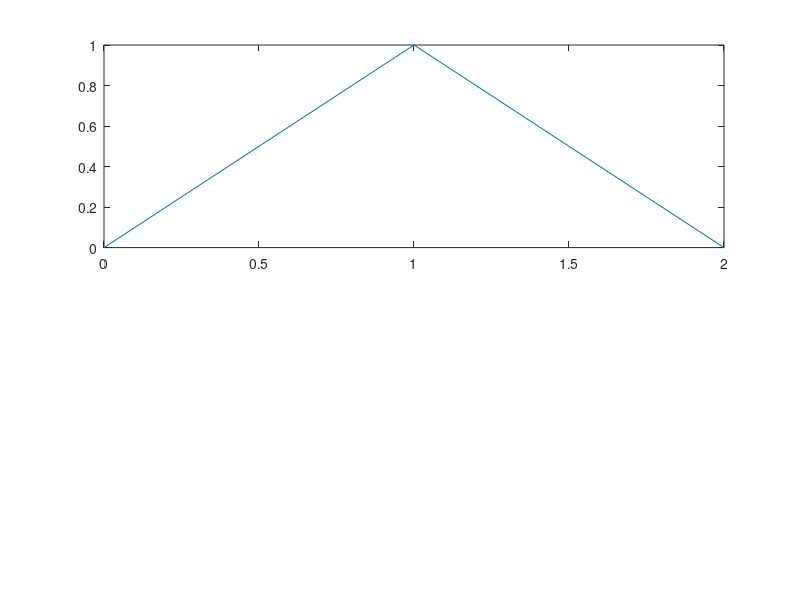

MATLAB code to generate this figure: (Note: this script raises an error after producing the figure.)
f = figure(69);
upper = subplot(211);
main = plot([0, 1, 2], [0, 1, 0]);
box_on = box("on");
box_toggle = box();
box_off = box("off");
lower = subplot(212);
plot([0, 1], [1, 0]);
lower_box_initial = get(lower, 'Box');
box(upper, 'on');
upper_box_after_target_on = get(upper, 'Box');
lower_box_after_target_on = get(lower, 'Box');
box(lower);
lower_box_after_toggle = get(lower, 'Box');
box(upper, true);
upper_box_after_logical = get(upper, 'Box');
current = gcf();
